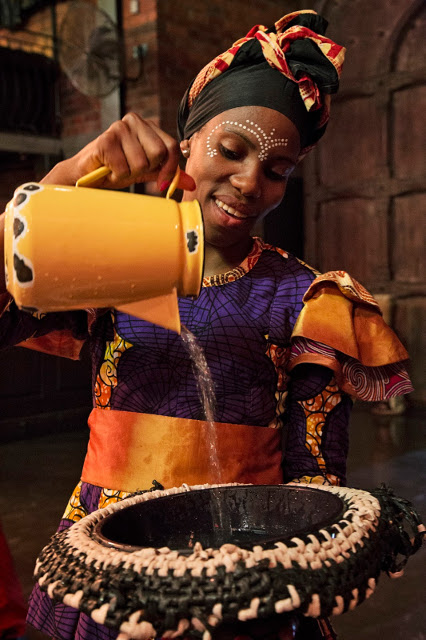
//> input picture Read an Image/African_Art.jpg, 426 x 640 px, given in place of the camera
$ ./main '../Read an Image/African_Art.jpg'   (built with g++ and OpenCV 4)
//> lines starting //> are read from the running program, lines starting //| are printed output that depends on the picture; after the words box and inside, x2 and y2 are one past the last pixel; in counts of white or black regions, pixels touching at a corner belong together
#include <iostream>
#include <stdio.h>
#include <stdlib.h>

#include "opencv2/imgproc/imgproc.hpp"

using namespace cv;
using namespace std;

int main(int argc, char* argv[]){
    int numCorners;
    istringstream iss(argv[1]);
    iss >> numCorners;

    if(numCorners < 1){
        numCorners = 1;
    }

    RNG rng(12345);
    string windowName = "Feature based Tracker";

    // Current frame
    Mat frame, frameGray;

    char ch;

    // Creating the capture object
    VideoCapture cap(0);

    if(!cap.isOpened()){
        cout << "[INFO] Unable to open webcam" << endl;
        return -1;
    }

    // Scaling factor to resize the input frames from webcam
    float scalingFactor = 0.75;

    while(true){
        // Capture the current frame
        cap >> frame;
//> frame is the input picture: 640 rows x 426 cols, CV_8UC3; mean B, G, R 33.9, 51.5, 86.9

        // Resize the frame
        resize(frame, frame, Size(), scalingFactor, scalingFactor, INTER_AREA);
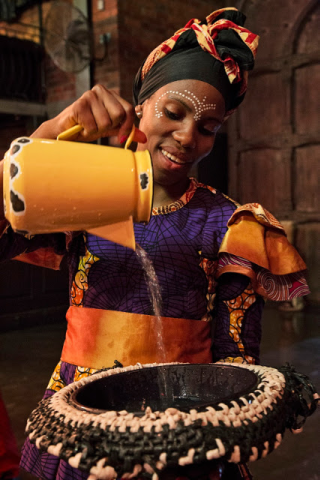
//> frame: 480 rows x 320 cols, CV_8UC3; mean B, G, R 33.9, 51.5, 86.9

        // Convert to grayscale
        cvtColor(frame, frameGray, COLOR_BGR2GRAY);
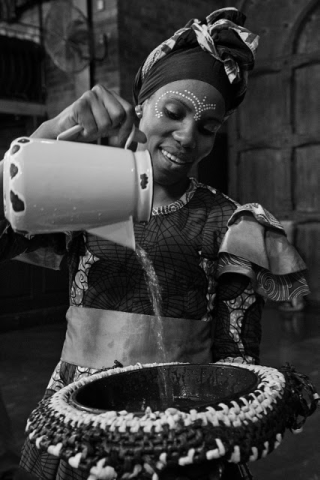
//> frameGray: 480 rows x 320 cols, CV_8UC1; min 0, max 252, mean 60

        // Initialize the parameters for Shi-Tomasi algorithm
        vector<Point2f> corners;
        double qualityThreshold = 0.02;
        double minDist = 15;
        int blockSize = 5;
        bool useHarrisDetector = false;
        double k = 0.07;

        // Clone the input frame
        Mat frameCopy;
        frameCopy = frame.clone();

        // Apply corner detection
        goodFeaturesToTrack(frameGray, corners, numCorners, qualityThreshold, minDist, Mat(), blockSize, useHarrisDetector, k);
//> corners = 1 Point (x, y): [259, 388]

        int radius = 8;
        int thickness = 2;
        int lineType = 8;

        // Draw the detected corners using circles
        for(size_t i = 0; i < corners.size(); i++){
            Scalar color = Scalar(rng.uniform(0, 255), rng.uniform(0,255), rng.uniform(0,255));
            circle(frameCopy, corners[i], radius, color, thickness, lineType, 0);
        }
//> this loop made 1 pass
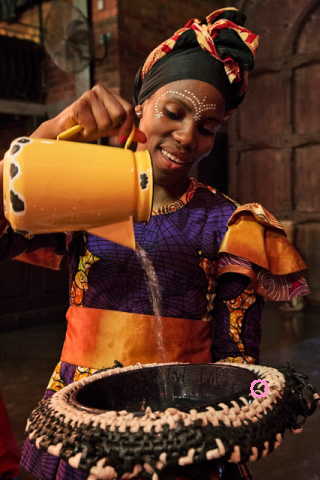
//> frameCopy: 480 rows x 320 cols, CV_8UC3; 0.1% of pixels changed, all inside (x1, y1, x2, y2) = (250, 379, 269, 398)

        // Displaying the frame
        imshow(windowName, frameCopy);

        if(waitKey(30) == 27) {
//> the Esc key is pressed
            break;
        }
    }
    // Release the video capture object
    cap.release();

    // Close all windows
    destroyAllWindows();

    return 1;
}
